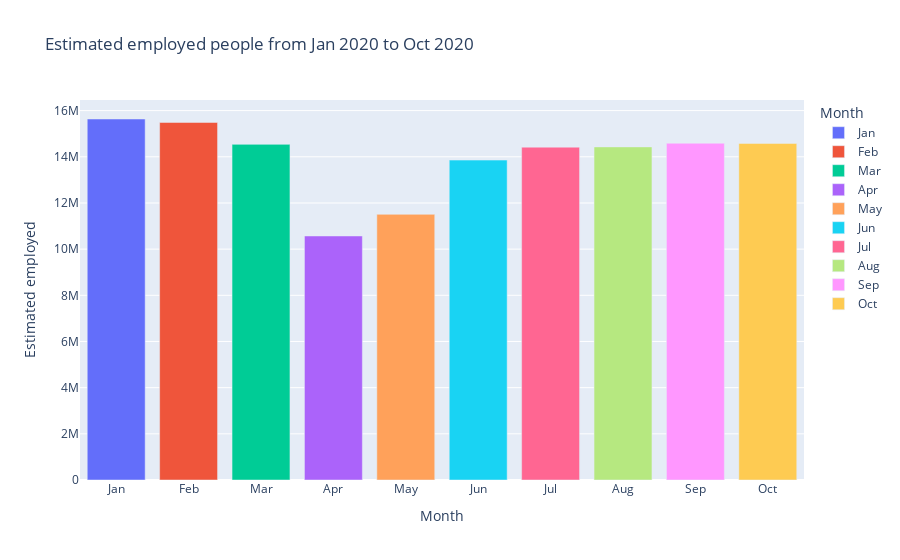

The code cell stored with this chart in its notebook:
### Markdown cell above
**Observation:*

The labor participation remains consistently high throughout all months, while the unemployment rate varies, being highest in April and May.

### Code cell
#Bar plot of estimated employed people in every month
import plotly.express as px
fig = px.bar(unemployment_rate, x='Month', y='Estimated employed', color='Month',category_orders = {"Month":["Jan","Feb","Mar","Apr","May","Jun","Jul","Aug","Sep","Oct"]},title = 'Estimated employed people from Jan 2020 to Oct 2020')

fig.show()

### Figure 1 — Plotly figure (JSON) as saved in the notebook; plotly's stock layout.template omitted (floating-point values rounded to 4 significant figures)
{"data": [{"alignmentgroup": "True", "hovertemplate": "Month=%{x}<br>Estimated employed=%{y}<extra></extra>", "legendgroup": "Jan", "marker": {"color": "#636efa", "pattern": {"shape": ""}}, "name": "Jan", "offsetgroup": "Jan", "orientation": "v", "showlegend": true, "textposition": "auto", "type": "bar", "x": ["Jan"], "xaxis": "x", "y": [15640000.0], "yaxis": "y"}, {"alignmentgroup": "True", "hovertemplate": "Month=%{x}<br>Estimated employed=%{y}<extra></extra>", "legendgroup": "Feb", "marker": {"color": "#EF553B", "pattern": {"shape": ""}}, "name": "Feb", "offsetgroup": "Feb", "orientation": "v", "showlegend": true, "textposition": "auto", "type": "bar", "x": ["Feb"], "xaxis": "x", "y": [15490000.0], "yaxis": "y"}, {"alignmentgroup": "True", "hovertemplate": "Month=%{x}<br>Estimated employed=%{y}<extra></extra>", "legendgroup": "Mar", "marker": {"color": "#00cc96", "pattern": {"shape": ""}}, "name": "Mar", "offsetgroup": "Mar", "orientation": "v", "showlegend": true, "textposition": "auto", "type": "bar", "x": ["Mar"], "xaxis": "x", "y": [14540000.0], "yaxis": "y"}, {"alignmentgroup": "True", "hovertemplate": "Month=%{x}<br>Estimated employed=%{y}<extra></extra>", "legendgroup": "Apr", "marker": {"color": "#ab63fa", "pattern": {"shape": ""}}, "name": "Apr", "offsetgroup": "Apr", "orientation": "v", "showlegend": true, "textposition": "auto", "type": "bar", "x": ["Apr"], "xaxis": "x", "y": [10570199], "yaxis": "y"}, {"alignmentgroup": "True", "hovertemplate": "Month=%{x}<br>Estimated employed=%{y}<extra></extra>", "legendgroup": "May", "marker": {"color": "#FFA15A", "pattern": {"shape": ""}}, "name": "May", "offsetgroup": "May", "orientation": "v", "showlegend": true, "textposition": "auto", "type": "bar", "x": ["May"], "xaxis": "x", "y": [11510000.0], "yaxis": "y"}, {"alignmentgroup": "True", "hovertemplate": "Month=%{x}<br>Estimated employed=%{y}<extra></extra>", "legendgroup": "Jun", "marker": {"color": "#19d3f3", "pattern": {"shape": ""}}, "name": "Jun", "offsetgroup": "Jun", "orientation": "v", "showlegend": true, "textposition": "auto", "type": "bar", "x": ["Jun"], "xaxis": "x", "y": [13860000.0], "yaxis": "y"}, {"alignmentgroup": "True", "hovertemplate": "Month=%{x}<br>Estimated employed=%{y}<extra></extra>", "legendgroup": "Jul", "marker": {"color": "#FF6692", "pattern": {"shape": ""}}, "name": "Jul", "offsetgroup": "Jul", "orientation": "v", "showlegend": true, "textposition": "auto", "type": "bar", "x": ["Jul"], "xaxis": "x", "y": [14420000.0], "yaxis": "y"}, {"alignmentgroup": "True", "hovertemplate": "Month=%{x}<br>Estimated employed=%{y}<extra></extra>", "legendgroup": "Aug", "marker": {"color": "#B6E880", "pattern": {"shape": ""}}, "name": "Aug", "offsetgroup": "Aug", "orientation": "v", "showlegend": true, "textposition": "auto", "type": "bar", "x": ["Aug"], "xaxis": "x", "y": [14430000.0], "yaxis": "y"}, {"alignmentgroup": "True", "hovertemplate": "Month=%{x}<br>Estimated employed=%{y}<extra></extra>", "legendgroup": "Sep", "marker": {"color": "#FF97FF", "pattern": {"shape": ""}}, "name": "Sep", "offsetgroup": "Sep", "orientation": "v", "showlegend": true, "textposition": "auto", "type": "bar", "x": ["Sep"], "xaxis": "x", "y": [14590000.0], "yaxis": "y"}, {"alignmentgroup": "True", "hovertemplate": "Month=%{x}<br>Estimated employed=%{y}<extra></extra>", "legendgroup": "Oct", "marker": {"color": "#FECB52", "pattern": {"shape": ""}}, "name": "Oct", "offsetgroup": "Oct", "orientation": "v", "showlegend": true, "textposition": "auto", "type": "bar", "x": ["Oct"], "xaxis": "x", "y": [14580000.0], "yaxis": "y"}], "layout": {"barmode": "relative", "legend": {"title": {"text": "Month"}, "tracegroupgap": 0}, "title": {"text": "Estimated employed people from Jan 2020 to Oct 2020"}, "xaxis": {"anchor": "y", "categoryarray": ["Jan", "Feb", "Mar", "Apr", "May", "Jun", "Jul", "Aug", "Sep", "Oct"], "categoryorder": "array", "domain": [0, 1], "title": {"text": "Month"}}, "yaxis": {"anchor": "x", "domain": [0, 1], "title": {"text": "Estimated employed"}}}}
